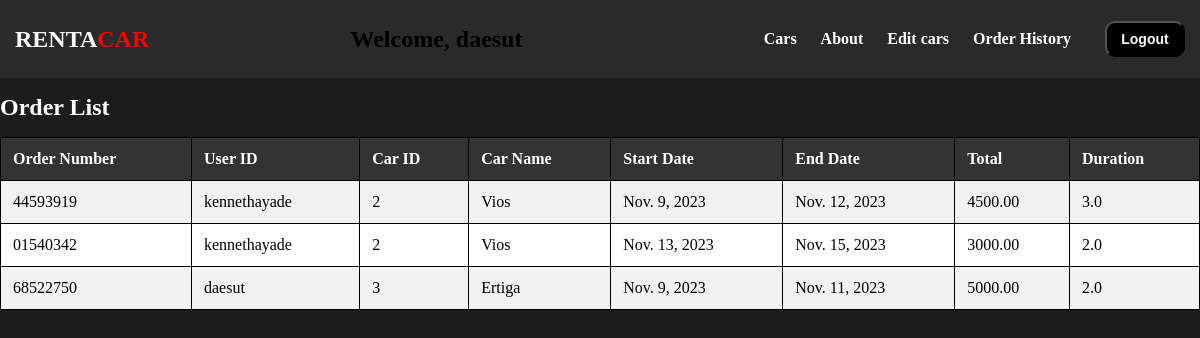
Screenshot of /order_list/ (signed in) with the database file from the repository.
### rentacar/models.py (models this page shows, shortened)
class Order(models.Model):
    PENDING = 0
    CONFIRMED = 1
    CANCELED = 2
    RESERVED = 3
    STATUS_CHOICES = [
        (PENDING, 'Pending'),
        (CONFIRMED, 'Confirmed'),
        (CANCELED, 'Canceled'),
        (RESERVED, 'Reserved')
    ]
    orderNumber = models.CharField(max_length=8, primary_key=True, unique=True)
    userid = models.ForeignKey(User, on_delete=models.CASCADE)
    carid = models.ForeignKey(Car, on_delete=models.CASCADE)
    carName = models.CharField(max_length=255)
    startDate = models.DateField(default=None)
    endDate = models.DateField(default=None)
    total = models.DecimalField(max_digits=10, decimal_places=2)
    duration = models.FloatField()
    status = models.IntegerField(choices=STATUS_CHOICES, default=PENDING)  # New status field

class Car(models.Model):
    CarID = models.AutoField(primary_key=True)
    carName = models.CharField(max_length=255)
    carType = models.CharField(max_length=100)
    carDescription = models.TextField()
    carRate = models.FloatField()
    carPic = models.ImageField(upload_to='car_pics/', blank=True, null=True)
    status = models.IntegerField(default=0)
    availability = models.IntegerField(default=0)

### rentacar/views.py (the view)
# urls.py: path('order_list/', views.order_list, name='order_list'),
def order_list(request):
    user = request.user
    if user.is_authenticated:
        if user.is_staff:
            orders = Order.objects.all()
        else:
            orders = Order.objects.filter(userid=user)
    else:
        orders = []
    context = {
        'user_is_admin': user.is_staff,
        'orders': orders,
    }
    return render(request, 'RentACar/order_list.html', context)

### rentacar/templates/RentACar/order_list.html (shortened to what this page needs)
{% load static %}
<!DOCTYPE html>
<html>
<head>
    <link rel="stylesheet" type="text/css" href="{% static 'RentACar/css/car_list.css' %}">
</head>
<body>
    <header>
        <nav class="navbar">
            <div class="navdiv">
                <div class="brand"><a href="{% url 'home' %}"><h1><span class="white-text">RENTA</span><span class="red-text">CAR</span></h1></a></div>
                <div class="centered-text" style="text-align: left;">
                    {% if user.is_authenticated %}
                    <h2>Welcome, {{ user.username }}</h2>
                    {% endif %}
                </div>
                <ul>
                    <li><a href="{% url 'cars' %}">Cars</a></li>
                    <li><a href="{% url 'about' %}">About</a></li>
                    {% if user_is_admin %}
                    <li><a href="{% url 'car_management' %}">Edit cars</a></li>
                    {% endif %}
                    {% if user.is_authenticated %}
                    <li><a href="{% url 'order_list' %}">Order History</a></li>
                    <button><a href="{% url 'logout' %}">Logout</a></button>
                    {% else %}
                    <button><a href="{% url 'login' %}">Login</a></button>
                    {% endif %}
                </ul>
            </div>
        </nav>
    </header>
    <div class="content">
        <div class="container">
            <h1>Order List</h1>
            <table>
                <tr>
                    <th>Order Number</th>
                    <th>User ID</th>
                    <th>Car ID</th>
                    <th>Car Name</th>
                    <th>Start Date</th>
                    <th>End Date</th>
                    <th>Total</th>
                    <th>Duration</th>
                </tr>
                {% for order in orders %}
                    <tr>
                        <td>{{ order.orderNumber }}</td>
                        <td>{{ order.userid.username }}</td>
                        <td>{{ order.carid.CarID }}</td>
                        <td>{{ order.carName }}</td>
                        <td>{{ order.startDate }}</td>
                        <td>{{ order.endDate }}</td>
                        <td>{{ order.total }}</td>
                        <td>{{ order.duration }}</td>
                    </tr>
                {% endfor %}
            </table>
        </div>
    </div>
</body>
</html>

### rentacar/templates/RentACar/order_list.html (style rules this page uses)
* { text-decoration: none; }
body { margin: 0; padding: 0; background-repeat: no-repeat; background-size: cover; background-color: #1C1C1C; }
.navbar { background: rgb(42, 42, 42); font-family: calibri; padding: 0; margin: 0; }
.navdiv { display: flex; align-items: center; justify-content: space-between; padding: 5px 15px; }
.brand a { font-size: 15px; font-weight: 600; color: white; }
nav li { list-style: none; display: inline-block; }
nav li a { color: white; font-size: 16px; font-weight: bold; margin-right: 20px; }
nav button { background-color: black; margin-left: 10px; border-radius: 10px; padding: 8px; width: 80px; }
nav button a { color: white; font-weight: bold; font-size: 14px; }
.red-text { color: red; font-weight: bold; }
table { width: 100%; border-collapse: collapse; }
table, th, td { border: 1px solid black; }
th, td { padding: 10px; text-align: left; }
h1 { font-size: 24px; color: #ffffff; }
table { width: 100%; border-collapse: collapse; background-color: #fff; }
th, td { padding: 12px; text-align: left; }
th { background-color: #333; color: #fff; }
tr:nth-child(even) { background-color: #f2f2f2; }

### rows the page displays
Order: orderNumber "44593919", userid.username "kennethayade", carid.CarID "2", carName "Vios", startDate "Nov. 9, 2023", endDate "Nov. 12, 2023", total "4500.00", duration "3.0"
Order: orderNumber "01540342", userid.username "kennethayade", carid.CarID "2", carName "Vios", startDate "Nov. 13, 2023", endDate "Nov. 15, 2023", total "3000.00", duration "2.0"
Order: orderNumber "68522750", userid.username "daesut", carid.CarID "3", carName "Ertiga", startDate "Nov. 9, 2023", endDate "Nov. 11, 2023", total "5000.00", duration "2.0"

### other values shown
{{ user.username }} "daesut"
